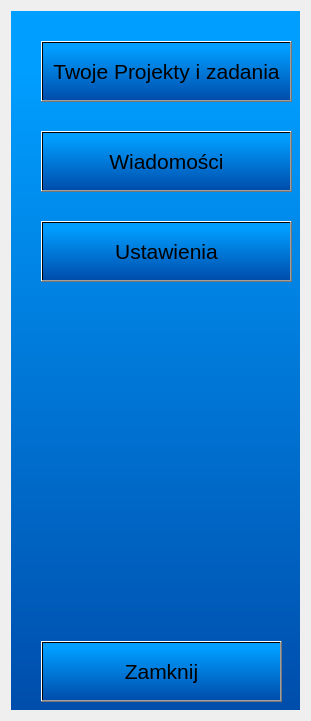
  <widget class="QWidget" name="horizontalLayoutWidget">
   <property name="geometry">
    <rect>
     <x>0</x>
     <y>0</y>
     <width>311</width>
     <height>721</height>
    </rect>
   </property>
   <layout class="QHBoxLayout" name="horizontalLayout">
    <item>
     <widget class="QWidget" name="wyborOpcji" native="true">
      <property name="styleSheet">
       <string notr="true">background-color: qlineargradient(spread:pad, x1:1, y1:0, x2:1, y2:1, stop:0.0852273 rgba(0, 158, 255, 255), stop:1 rgba(0, 77, 171, 255));</string>
      </property>
      <widget class="QPushButton" name="pushButton_4">
       <property name="geometry">
        <rect>
         <x>30</x>
         <y>630</y>
         <width>241</width>
         <height>61</height>
        </rect>
       </property>
       <property name="font">
        <font>
         <family>Arial</family>
         <pointsize>16</pointsize>
        </font>
       </property>
       <property name="text">
        <string>Zamknij</string>
       </property>
      </widget>
      <widget class="QPushButton" name="pushButton_2">
       <property name="geometry">
        <rect>
         <x>30</x>
         <y>120</y>
         <width>251</width>
         <height>61</height>
        </rect>
       </property>
       <property name="font">
        <font>
         <family>Arial</family>
         <pointsize>16</pointsize>
        </font>
       </property>
       <property name="text">
        <string>Wiadomości</string>
       </property>
      </widget>
      <widget class="QPushButton" name="pushButton_1">
       <property name="geometry">
        <rect>
         <x>30</x>
         <y>30</y>
         <width>251</width>
         <height>61</height>
        </rect>
       </property>
       <property name="font">
        <font>
         <family>Arial</family>
         <pointsize>16</pointsize>
        </font>
       </property>
       <property name="text">
        <string>Twoje Projekty i zadania</string>
       </property>
      </widget>
      <widget class="QPushButton" name="pushButton_3">
       <property name="geometry">
        <rect>
         <x>30</x>
         <y>210</y>
         <width>251</width>
         <height>61</height>
        </rect>
       </property>
       <property name="font">
        <font>
         <family>Arial</family>
         <pointsize>16</pointsize>
        </font>
       </property>
       <property name="text">
        <string>Ustawienia</string>
       </property>
      </widget>
     </widget>
    </item>
   </layout>
  </widget>
